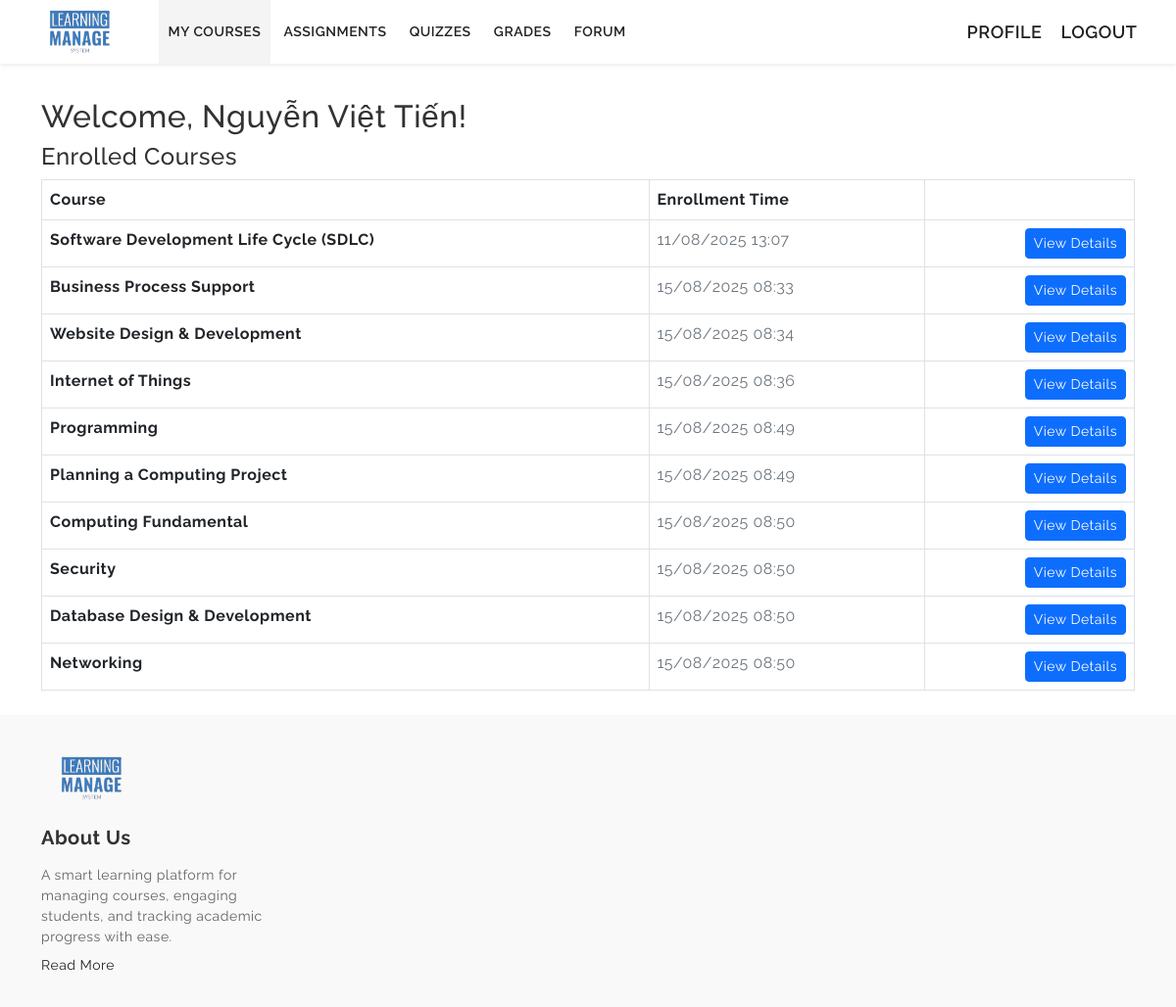
/dashboard_student.php (signed in), run on the app's committed database.
### tables this page shows
CREATE TABLE `enrollments` (
  `id` int(11) NOT NULL,
  `user_id` int(11) NOT NULL,
  `course_id` int(11) NOT NULL,
  `enrolled_at` datetime DEFAULT current_timestamp()
);

CREATE TABLE `courses` (
  `id` int(11) NOT NULL,
  `title` varchar(255) NOT NULL,
  `description` text DEFAULT NULL,
  `created_by` int(11) DEFAULT NULL,
  `thumbnail_url` varchar(255) DEFAULT NULL,
  `thumbnail` varchar(255) DEFAULT NULL
);

### dashboard_student.php (the view, shortened to what this page needs)
<?php
include 'header.php';
include 'includes/db.php';
$user_id = $_SESSION['user_id'];
$stmt = $conn->prepare('SELECT c.id, c.title, c.description, e.enrolled_at FROM enrollments e JOIN courses c ON e.course_id = c.id WHERE e.user_id = ?');
$stmt->execute([$user_id]);
$courses = $stmt->fetchAll(PDO::FETCH_ASSOC);
?>
<link rel="stylesheet" href="https://cdnjs.cloudflare.com/ajax/libs/toastr.js/latest/toastr.min.css" />
<div class="container mt-6" style="margin-top:100px;">
    <h2>Welcome, <?php echo htmlspecialchars($_SESSION['fullname']); ?>!</h2>
    <h4>Enrolled Courses</h4>
    <table class="table table-bordered mb-4">
        <thead>
            <tr>
                <th>Course</th>
                <th>Enrollment Time</th>
                <th></th>
            </tr>
        </thead>
        <tbody>
        <?php if ($courses): foreach ($courses as $course): ?>
            <tr>
                <td>
                    <strong><?php echo htmlspecialchars($course['title']); ?></strong><br>
                </td>
                <td class="text-muted">
                    <?php echo isset($course['enrolled_at']) ? date('d/m/Y H:i', strtotime($course['enrolled_at'])) : 'N/A'; ?>
                </td>
                <td class="text-end">
                    <a href="course_details.php?id=<?php echo $course['id']; ?>" class="btn btn-primary btn-sm">View Details</a>
                </td>
            </tr>
        <?php endforeach; else: ?>
            <tr><td colspan="3">You have not enrolled in any courses.</td></tr>
        <?php endif; ?>
        </tbody>
    </table>
</div>
<?php include 'footer.php'; ?>

### header.php (shortened to what this page needs)
<!doctype html>
<html lang="en" class="light-theme">
<head>
  <link href="assets/css/bootstrap.min.css" rel="stylesheet">
  <link rel="stylesheet" href="https://cdn.jsdelivr.net/npm/bootstrap-icons@1.7.2/font/bootstrap-icons.css">
  <link rel="stylesheet" type="text/css" href="assets/plugins/slick/slick.css" />
  <link rel="stylesheet" type="text/css" href="assets/plugins/slick/slick-theme.css" />
  <link href="assets/css/style.css" rel="stylesheet">
  <link href="assets/css/dark-theme.css" rel="stylesheet">
</head>
<body>
  <header class="top-header">
    <nav class="navbar navbar-expand-xl w-100 navbar-dark container gap-3">
      <a class="navbar-brand d-none d-xl-inline" href="index.php"><img src="assets/images/logo.webp" class="logo-img" alt=""></a>
      <div class="offcanvas offcanvas-start" tabindex="-1" id="offcanvasNavbar">
        <div class="offcanvas-body primary-menu">
          <ul class="navbar-nav justify-content-start flex-grow-1 gap-1">
            <?php if (isset($_SESSION['role']) && strtolower($_SESSION['role']) === 'instructor'): ?>
              <li class="nav-item"><a class="nav-link" href="instructor_courses.php">My Courses</a></li>
              <li class="nav-item dropdown">
                <a class="nav-link dropdown-toggle" href="#" id="contentDropdown" role="button" data-bs-toggle="dropdown" aria-expanded="false">CREATE</a>
                <ul class="dropdown-menu" aria-labelledby="contentDropdown">
                  <li><a class="dropdown-item" href="create_course.php">Create Course</a></li>
                  <li><a class="dropdown-item" href="create_assignment.php">Create Assignment</a></li>
                </ul>
              </li>
              <li class="nav-item"><a class="nav-link" href="instructor_quizzes.php">Quizzes</a></li>
              <li class="nav-item"><a class="nav-link" href="instructor_submissions.php">Grading</a></li>
              <li class="nav-item"><a class="nav-link" href="instructor_students.php">Students</a></li>
              <li class="nav-item dropdown">
                <a class="nav-link dropdown-toggle" href="#" id="contentDropdown" role="button" data-bs-toggle="dropdown" aria-expanded="false">CONTENT MANAGEMENT</a>
                <ul class="dropdown-menu" aria-labelledby="contentDropdown">
                  <li><a class="dropdown-item" href="instructor_materials.php">Course Materials</a></li>
                  <li><a class="dropdown-item" href="forum.php">Forum</a></li>
                </ul>
              </li>
              <li class="nav-item dropdown">
                <a class="nav-link dropdown-toggle" href="#" id="analyticsDropdown" role="button" data-bs-toggle="dropdown" aria-expanded="false">ANALYTICS</a>
                <ul class="dropdown-menu" aria-labelledby="analyticsDropdown">
                  <li><a class="dropdown-item" href="instructor_analytics.php">Course Analytics</a></li>
                  <li><a class="dropdown-item" href="instructor_reports.php">Reports</a></li>
                </ul>
              </li>
            <?php elseif (isset($_SESSION['role']) && strtolower($_SESSION['role']) === 'student'): ?>
              <li class="nav-item"><a class="nav-link" href="dashboard_student.php">My Courses</a></li>
              <li class="nav-item"><a class="nav-link" href="student_assignments.php">Assignments</a></li>
              <li class="nav-item"><a class="nav-link" href="student_quizzes.php">Quizzes</a></li>
              <li class="nav-item"><a class="nav-link" href="student_grades.php">Grades</a></li>
              <li class="nav-item"><a class="nav-link" href="forum.php">Forum</a></li>
            <?php else: ?>
            <?php endif; ?>
          </ul>
        </div>
      </div>
      <ul class="navbar-nav secondary-menu flex-row">
        <?php
        if (isset($_SESSION['user_id'])) {
        ?>
            <li class="nav-item">
              <a class="nav-link" href="account-profile.php">Profile</a>
            </li>
            <li class="nav-item">
              <a class="nav-link" href="logout.php">Logout</a>
            </li>
        <?php } ?>
      </ul>
    </nav>
  </header>

### footer.php (shortened to what this page needs)
<section class="footer-section bg-section-2 section-padding">
  <div class="container">
    <div class="row row-cols-1 row-cols-lg-4 g-4">
      <div class="col">
        <div class="footer-widget-6">
          <img src="assets/images/logo.webp" class="logo-img mb-3" alt="">
          <h5 class="mb-3 fw-bold">About Us</h5>
          <p class="mb-2">A smart learning platform for managing courses, engaging students, and tracking academic progress with ease.</p>
          <a class="link-dark" href="javascript:;">Read More</a>
        </div>
    </div>
    <div class="my-5"></div>
  </div>
</section>
</body>
</html>

### assets/css/style.css (style rules this page uses)
body { color: #797979; letter-spacing: 0.5px; background-color: #ffffff; font-family: 'Raleway', sans-serif; }
a { text-decoration: none; }
::placeholder { opacity: 0.5 !important; }
.h1, .h2, .h3, .h4, .h5, .h6, h1, h2, h3, h4, h5, h6 { color: #323232; }
.top-header { display: flex; flex-direction: row; align-items: center; height: 65px; position: fixed; top: 0; left: 0; right: 0; background-color: #ffffff; padding: 0 1rem; z-index: 20; box-shadow: 0 .125rem .25rem rgba(0, 0, 0, .075); }
.top-header .primary-menu .navbar-nav a.nav-link { color: #222121; font-size: 14px; font-weight: 600; text-transform: uppercase; height: auto; display: flex; align-items: center; padding-right: 1rem; padding-left: 1rem; border-bottom: 1px solid #e1e1e1; }
.top-header .primary-menu .navbar-nav a.nav-link:hover, .top-header .primary-menu .navbar-nav a.nav-link:focus, .top-header .primary-menu .nav-link.active, .top-header .primary-menu .show>.nav-link { background-color: #ffffff; }
.top-header .secondary-menu.navbar-nav a.nav-link { color: #222121; font-size: 18px; font-weight: 600; text-transform: uppercase; padding-right: 0.6rem; padding-left: 0.6rem }
.primary-menu { background-color: #ffffff; }
.primary-menu.offcanvas-body { padding: 0rem 0rem; }
.offcanvas-start { width: 280px; }
@media all and (min-width: 1200px) { .top-header .primary-menu .navbar-nav a.nav-link { padding-right: 0.6rem; padding-left: 0.6rem; height: 65px; border-bottom: 0px solid #e1e1e1; } }
@media all and (min-width: 1200px) { .top-header .primary-menu .navbar-nav a.nav-link:hover, .top-header .primary-menu .navbar-nav a.nav-link:focus, .top-header .primary-menu .nav-link.active, .top-header .primary-menu .show>.nav-link { background-color: #f4f4f4; } }
@media all and (min-width: 1200px) { .primary-menu { background-color: rgba(33, 37, 41, 0); } }
.footer-widget-6 .logo-img { width: 100px; }
.top-header .logo-img { width: 100px; }
.footer-widget-6 { color: #636363; font-size: 14px; text-decoration: none; }
.section-padding { padding-top: 2rem !important; padding-bottom: 2rem !important; }
.bg-section-2 { background-color: #f9f9f9; }

### footer.php (style rules this page uses)
html, body { height: 100%; margin: 0; padding: 0; min-height: 100vh; display: flex; flex-direction: column; }
.footer-section { margin-top: auto; width: 100%; }

### data on the page
enrollments: course.title "Software Development Life Cycle (SDLC)", enrolled_at "11/08/2025 13:07"
enrollments: course.title "Business Process Support", enrolled_at "15/08/2025 08:33"
enrollments: course.title "Website Design & Development", enrolled_at "15/08/2025 08:34"
enrollments: course.title "Internet of Things", enrolled_at "15/08/2025 08:36"
enrollments: course.title "Programming", enrolled_at "15/08/2025 08:49"
enrollments: course.title "Planning a Computing Project", enrolled_at "15/08/2025 08:49"
enrollments: course.title "Computing Fundamental", enrolled_at "15/08/2025 08:50"
enrollments: course.title "Security", enrolled_at "15/08/2025 08:50"
enrollments: course.title "Database Design & Development", enrolled_at "15/08/2025 08:50"
enrollments: course.title "Networking", enrolled_at "15/08/2025 08:50"

### other printed values
$_SESSION['fullname'] "Nguyễn Việt Tiến"
